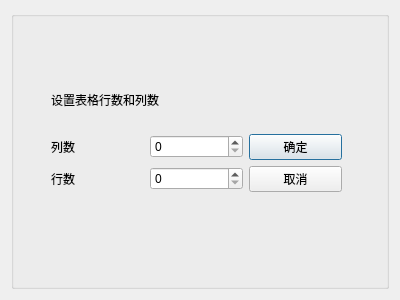
<?xml version="1.0" encoding="UTF-8"?>
<ui version="4.0">
 <class>QWDialogSize</class>
 <widget class="QDialog" name="QWDialogSize">
  <property name="geometry">
   <rect>
    <x>0</x>
    <y>0</y>
    <width>400</width>
    <height>300</height>
   </rect>
  </property>
  <property name="windowTitle">
   <string>Dialog</string>
  </property>
  <layout class="QHBoxLayout" name="horizontalLayout">
   <item>
    <widget class="QGroupBox" name="groupBox">
     <property name="title">
      <string/>
     </property>
     <widget class="QWidget" name="">
      <property name="geometry">
       <rect>
        <x>40</x>
        <y>60</y>
        <width>291</width>
        <height>121</height>
       </rect>
      </property>
      <layout class="QGridLayout" name="gridLayout">
       <item row="0" column="0" colspan="2">
        <widget class="QLabel" name="label">
         <property name="text">
          <string>设置表格行数和列数</string>
         </property>
        </widget>
       </item>
       <item row="1" column="0">
        <widget class="QLabel" name="label_2">
         <property name="text">
          <string>列数</string>
         </property>
        </widget>
       </item>
       <item row="1" column="1">
        <widget class="QSpinBox" name="spinBoxColumn"/>
       </item>
       <item row="1" column="2">
        <widget class="QPushButton" name="BtnOk">
         <property name="text">
          <string>确定</string>
         </property>
        </widget>
       </item>
       <item row="2" column="0">
        <widget class="QLabel" name="label_3">
         <property name="text">
          <string>行数</string>
         </property>
        </widget>
       </item>
       <item row="2" column="1">
        <widget class="QSpinBox" name="spinBoxRow"/>
       </item>
       <item row="2" column="2">
        <widget class="QPushButton" name="BtnCancel">
         <property name="text">
          <string>取消</string>
         </property>
        </widget>
       </item>
      </layout>
     </widget>
    </widget>
   </item>
  </layout>
 </widget>
 <resources/>
 <connections/>
</ui>
